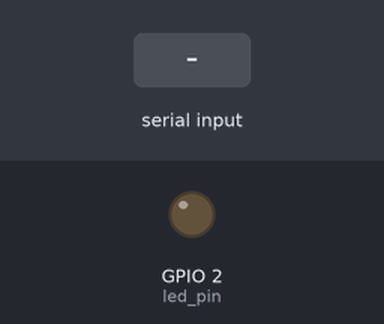
The sketch below on a simulated ESP32. On the bench: output pins drawn as LEDs (lit = HIGH). Inputs (shaded band) come from the test bench. What the sketch prints to the serial monitor is not drawn.

Above: at 1.8 s.
1.9 s: byte 30 received over Serial
At 3.1 s:
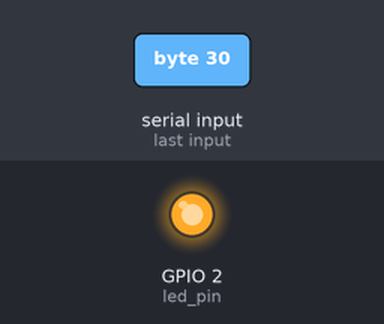
3.4 s: byte 90 received over Serial
4.9 s: byte 120 received over Serial
At 10.6 s:
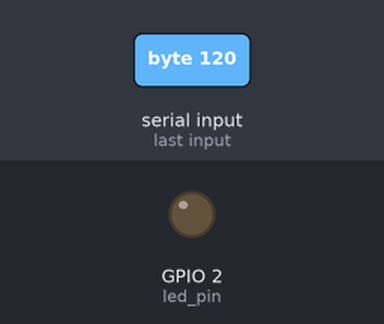
Timing chart, 0 to 12.1 s (numbered marks = the images above; inputs shaded):
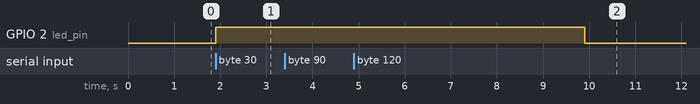

The sketch:

Software_timer_test2.ino
```cpp
#if CONFIG_FREERTOS_UNICORE
  static const BaseType_t app_cpu = 0;
#else
  static const BaseType_t app_cpu = 1;
#endif

// Define the delay for the auto-dimming timer in ticks.
static const TickType_t dim_delay = 5000/portTICK_PERIOD_MS;

// Define the LED pin.
static const int led_pin = 2;

// Declare a handle for the one-shot ti
static TimerHandle_t one_shot_timer = NULL;

// Callback function for the one-shot timer.
void autoDimmerCallback(TimerHandle_t xTimer){
  digitalWrite(led_pin, LOW);
}

// Task function for handling serial CLI input.
void doCLI(void *param){
  char c;
  pinMode(led_pin, OUTPUT);
  while (1) {
     // Check if there is data available on the serial port.
    if (Serial.available() > 0) {
      c = Serial.read();
      Serial.print(c);
      // Turn on the LED when a character is received.
      digitalWrite(led_pin, HIGH);
      // Start the one-shot timer to dim the LED after the specified delay.
      xTimerStart(one_shot_timer, portMAX_DELAY);
    }
  }
}

void setup() {
  Serial.begin(115200);
  vTaskDelay(1000/portTICK_PERIOD_MS);
  Serial.println();
  Serial.println("____FreeRTOS timer led___");

   // Create a one-shot timer with the specified delay and callback function.
  one_shot_timer = xTimerCreate("One-shot-timer", dim_delay, pdFALSE, (void *)0, autoDimmerCallback);

  // Create a task for handling the CLI input and pin it to the specified CPU core.
  xTaskCreatePinnedToCore(doCLI, "Do CLI", 1024, NULL, 1, NULL, app_cpu);

  // Delete the setup task itself
  vTaskDelete(NULL);
}

void loop() {}
```

Measured:
- after the input at 1.9 s, GPIO 2 (led_pin): LOW → HIGH at once
- after the input at 3.4 s, every drawn part: stays the same
- after the input at 4.9 s, GPIO 2 (led_pin): HIGH → LOW after 5.0 s instead of 3.5 s
